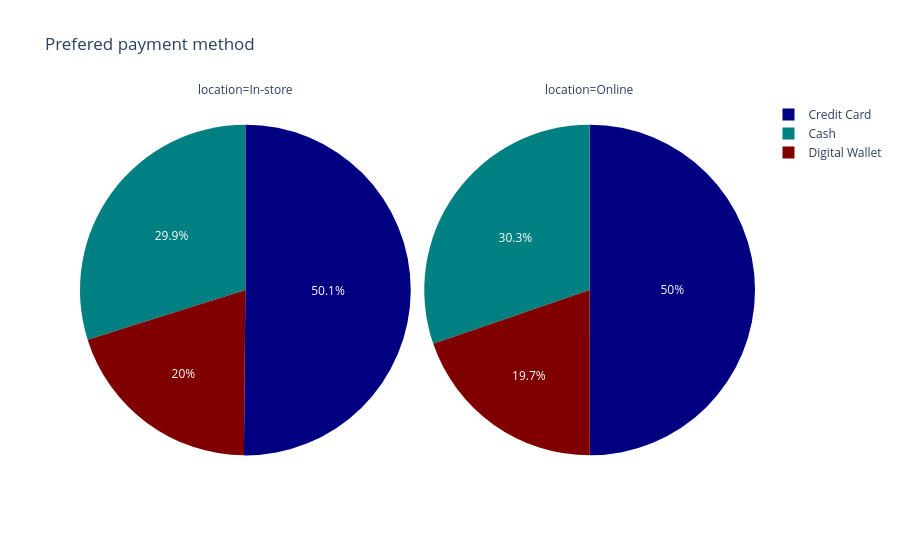

Notebook code cell kept with this figure:
### Markdown cell above
### customers appear to have the same behaviour in both online and in-store purchases

### Code cell
px.pie(df , names='payment method' , color_discrete_sequence=['navy','teal','maroon'] ,facet_col='location', title='Prefered payment method')

### Figure 1 — Plotly figure (JSON) as saved in the notebook; plotly's stock layout.template omitted (floating-point values rounded to 4 significant figures; data arrays with more than 128 entries replaced by an {"elided": "..."} marker saying what was removed)
{"data": [{"domain": {"x": [0, 0.49], "y": [0, 1]}, "hovertemplate": "location=In-store<br>payment method=%{label}<extra></extra>", "labels": {"elided": "26363 str values"}, "legendgroup": "", "name": "", "showlegend": true, "type": "pie"}, {"domain": {"x": [0.51, 1], "y": [0, 1]}, "hovertemplate": "location=Online<br>payment method=%{label}<extra></extra>", "labels": {"elided": "17456 str values"}, "legendgroup": "", "name": "", "showlegend": true, "type": "pie"}], "layout": {"annotations": [{"font": {}, "showarrow": false, "text": "location=In-store", "x": 0.245, "xanchor": "center", "xref": "paper", "y": 1, "yanchor": "bottom", "yref": "paper"}, {"font": {}, "showarrow": false, "text": "location=Online", "x": 0.755, "xanchor": "center", "xref": "paper", "y": 1, "yanchor": "bottom", "yref": "paper"}], "legend": {"tracegroupgap": 0}, "piecolorway": ["navy", "teal", "maroon"], "title": {"text": "Prefered payment method"}}}
